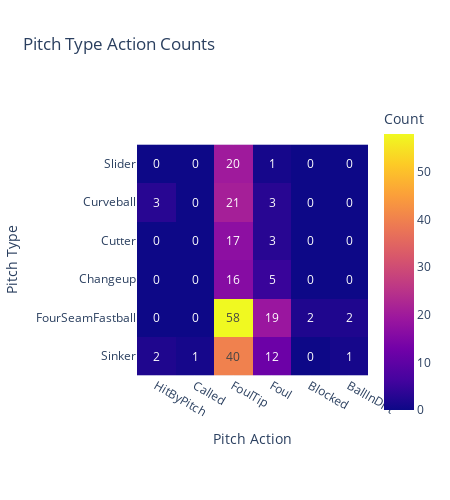

The notebook cell saved with this chart:
### Code cell
# Create a heatmap with Plotly Express
fig = px.imshow(melted_type_action_df.pivot(index='Pitch Type', columns='Pitch Action', values='Count'),
                x=melted_type_action_df['Pitch Action'].unique(),
                y=melted_type_action_df['Pitch Type'].unique(),
                labels=dict(x='Pitch Action', y='Pitch Type', color='Count'),
                title='Pitch Type Action Counts',
                width=450,
                height=500, 
                text_auto=True)

# Show the plot
fig.show()

# fig.write_image("Pitch Type Action Counts.png", engine='kaleido')

### Figure 1 — Plotly figure (JSON) as saved in the notebook; plotly's stock layout.template omitted (floating-point values rounded to 4 significant figures)
{"data": [{"coloraxis": "coloraxis", "hovertemplate": "Pitch Action: %{x}<br>Pitch Type: %{y}<br>Count: %{z}<extra></extra>", "name": "0", "texttemplate": "%{z}", "type": "heatmap", "x": ["HitByPitch", "Called", "FoulTip", "Foul", "Blocked", "BallInDirt"], "xaxis": "x", "y": ["Slider", "Curveball", "Cutter", "Changeup", "FourSeamFastball", "Sinker"], "yaxis": "y", "z": [[0, 0, 20, 1, 0, 0], [3, 0, 21, 3, 0, 0], [0, 0, 17, 3, 0, 0], [0, 0, 16, 5, 0, 0], [0, 0, 58, 19, 2, 2], [2, 1, 40, 12, 0, 1]]}], "layout": {"coloraxis": {"colorbar": {"title": {"text": "Count"}}, "colorscale": [[0, "#0d0887"], [0.1111, "#46039f"], [0.2222, "#7201a8"], [0.3333, "#9c179e"], [0.4444, "#bd3786"], [0.5556, "#d8576b"], [0.6667, "#ed7953"], [0.7778, "#fb9f3a"], [0.8889, "#fdca26"], [1, "#f0f921"]]}, "height": 500, "title": {"text": "Pitch Type Action Counts"}, "width": 450, "xaxis": {"anchor": "y", "constrain": "domain", "domain": [0, 1], "scaleanchor": "y", "title": {"text": "Pitch Action"}}, "yaxis": {"anchor": "x", "autorange": "reversed", "constrain": "domain", "domain": [0, 1], "title": {"text": "Pitch Type"}}}}
